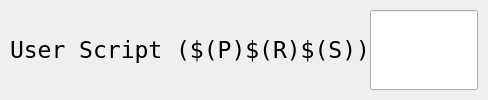
     <widget class="caFrame" name="caframe">
      <property name="background">
       <color>
        <red>0</red>
        <green>53</green>
        <blue>132</blue>
       </color>
      </property>
      <property name="backgroundMode">
       <enum>caFrame::Filled</enum>
      </property>
      <layout class="QHBoxLayout" name="horizontalLayout_23">
       <property name="spacing">
        <number>0</number>
       </property>
       <property name="leftMargin">
        <number>10</number>
       </property>
       <property name="topMargin">
        <number>5</number>
       </property>
       <property name="rightMargin">
        <number>10</number>
       </property>
       <property name="bottomMargin">
        <number>5</number>
       </property>
       <item>
        <widget class="caLabel" name="caLabel_0">
         <property name="sizePolicy">
          <sizepolicy hsizetype="Expanding" vsizetype="Expanding">
           <horstretch>0</horstretch>
           <verstretch>0</verstretch>
          </sizepolicy>
         </property>
         <property name="font">
          <font>
           <family>DejaVu Sans Mono</family>
           <pointsize>17</pointsize>
          </font>
         </property>
         <property name="frameShape">
          <enum>QFrame::NoFrame</enum>
         </property>
         <property name="text">
          <string>User Script ($(P)$(R)$(S))</string>
         </property>
         <property name="alignment">
          <set>Qt::AlignAbsolute|Qt::AlignLeading|Qt::AlignLeft|Qt::AlignVCenter</set>
         </property>
         <property name="fontScaleMode">
          <enum>ESimpleLabel::WidthAndHeight</enum>
         </property>
         <property name="foreground">
          <color>
           <red>228</red>
           <green>228</green>
           <blue>228</blue>
          </color>
         </property>
         <property name="background">
          <color alpha="0">
           <red>255</red>
           <green>255</green>
           <blue>255</blue>
          </color>
         </property>
        </widget>
       </item>
       <item>
        <widget class="caFrame" name="caframe_9">
         <layout class="QHBoxLayout" name="horizontalLayout">
          <property name="leftMargin">
           <number>0</number>
          </property>
          <property name="topMargin">
           <number>5</number>
          </property>
          <property name="rightMargin">
           <number>0</number>
          </property>
          <property name="bottomMargin">
           <number>5</number>
          </property>
          <item>
           <widget class="caTextEntry" name="catextentry">
            <property name="sizePolicy">
             <sizepolicy hsizetype="Expanding" vsizetype="Expanding">
              <horstretch>0</horstretch>
              <verstretch>0</verstretch>
             </sizepolicy>
            </property>
            <property name="channel" stdset="0">
             <string notr="true">$(P)$(R)userScript$(S).DESC</string>
            </property>
            <property name="foreground">
             <color>
              <red>36</red>
              <green>36</green>
              <blue>36</blue>
             </color>
            </property>
            <property name="background">
             <color>
              <red>228</red>
              <green>228</green>
              <blue>228</blue>
             </color>
            </property>
            <property name="colorMode">
             <enum>caLineEdit::Static</enum>
            </property>
           </widget>
          </item>
         </layout>
        </widget>
       </item>
      </layout>
     </widget>
